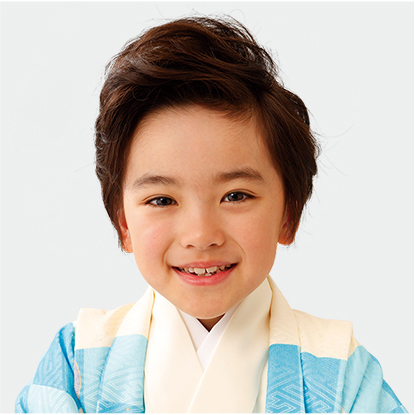
#> input picture backend/cmd/test/test2.jpg, 415 x 415 px, found by its file name
$ python util.py
#> lines starting #> are read from the running program, lines starting #| are printed output that depends on the picture
import cv2
import os

def load_cascade(cascade_path):
    """Haar Cascadeを読み込む"""
    return cv2.CascadeClassifier(cv2.data.haarcascades + cascade_path)

def detect_faces(image_path, face_cascade):
    """画像から顔を検出する"""
#> called with image_path = 'src/face_detect_model/data/test2.jpg'
    image = cv2.imread(image_path)
#> image is the input picture: shape (415, 415, 3); mean B, G, R 185.6, 193.8, 203.2
    if image is None:
        print(f"画像ファイルが見つからないか読み込めません: {image_path}")
        return None, None
    gray = cv2.cvtColor(image, cv2.COLOR_BGR2GRAY)
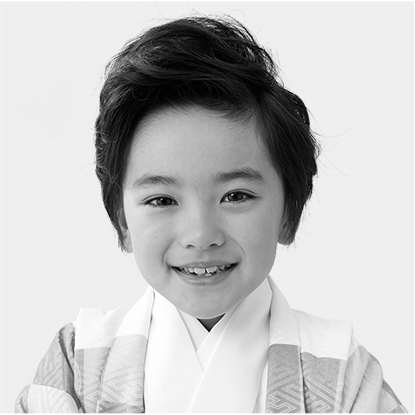
#> gray: shape (415, 415); min 0, max 255, mean 195.6
    faces = face_cascade.detectMultiScale(gray, scaleFactor=1.1, minNeighbors=5, minSize=(30, 30))
#> faces = [[95, 115, 206, 206]]
    return image, faces

def save_faces(image, faces, save_dir, image_size):
    """検出された顔を固定サイズで保存する"""
    if not os.path.exists(save_dir):
        os.makedirs(save_dir)
    for i, (x, y, w, h) in enumerate(faces):
        face_roi = image[y:y+h, x:x+w]
        # 画像を固定サイズにリサイズ
        resized_face = cv2.resize(face_roi, image_size, interpolation=cv2.INTER_AREA)
        save_path = os.path.join(save_dir, f'face_{i}.jpg')
        if not cv2.imwrite(save_path, resized_face):
            print(f"画像の保存に失敗しました: {save_path}")
        else:
            print(f"画像を保存しました: {save_path}")

def main():
     # パスの指定
    face_cascade_path = 'haarcascade_frontalface_default.xml'
    image_path = 'src/face_detect_model/data/test2.jpg'  #ローカルなのであとで変更する
    save_dir = './src/face_detect_model/data/img'
    image_size = (500, 500) # 保存する画像サイズ

    # Haar Cascadeの読み込み
    face_cascade = load_cascade(face_cascade_path)

    # 画像から顔を検出
    image, faces = detect_faces(image_path, face_cascade)
#> faces = [[95, 115, 206, 206]]
    if image is not None and faces is not None:
        # 検出された顔を固定サイズで保存
        save_faces(image, faces, save_dir, image_size)
#> the loop in save_faces, `for i, (x, y, w, h) in enumerate(faces):` made 1 pass
#| 画像を保存しました: ./src/face_detect_model/data/img/face_0.jpg
#> pass 1, in save_faces, `face_roi = image[y:y+h, x:x+w]`:
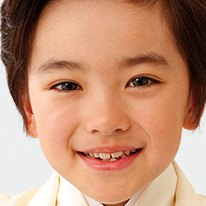
#> face_roi: shape (206, 206, 3); mean B, G, R 118.7, 145.3, 192.5

if __name__ == "__main__":
    main()

$ run again, with backend/cmd/test/test1.jpg copied over backend/cmd/test/test2.jpg
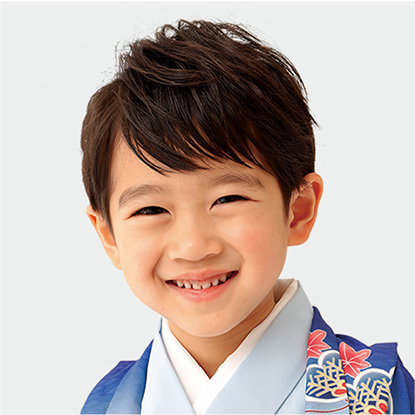
#> input picture backend/cmd/test/test1.jpg, 415 x 415 px, found by its file name
#> in detect_faces, image is the input picture: shape (415, 415, 3); mean B, G, R 173.8, 180, 193.9
#> in detect_faces, `gray = cv2.cvtColor(image, cv2.COLOR_BGR2GRAY)`:
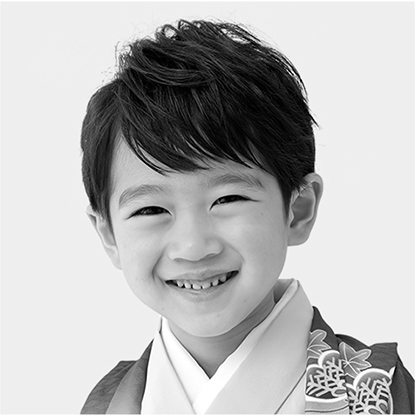
#> gray: shape (415, 415); min 0, max 255, mean 183.3
#> in detect_faces, `faces = face_cascade.detectMultiScale(gray, scaleFactor=1.1, minNeighb..`: faces = [[92, 135, 192, 192]]
#> the loop in save_faces, `for i, (x, y, w, h) in enumerate(faces):` made 1 pass
#> (printed output is left out)
#> pass 1, in save_faces, `resized_face = cv2.resize(face_roi, image_size, interpolation=cv2.INTE..`:
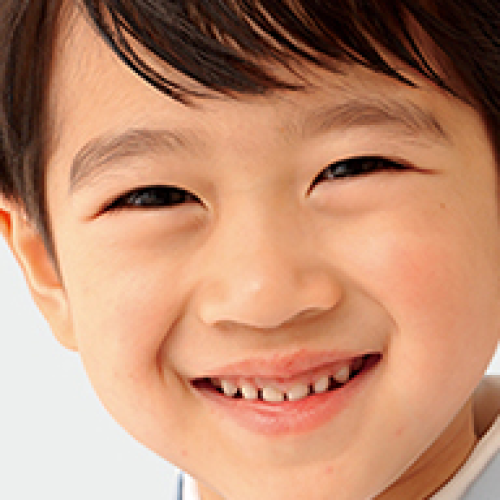
#> resized_face: shape (500, 500, 3); mean B, G, R 113.2, 140.9, 191.1
